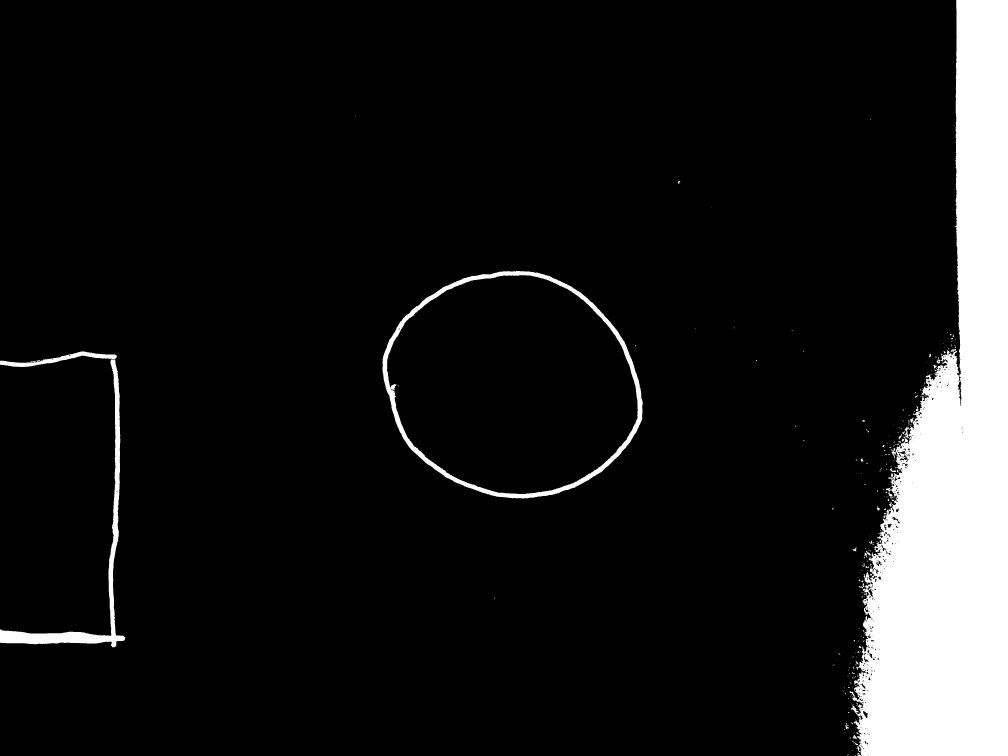
#> input picture Notebooks/processed_example_image.jpg, 4032 x 3024 px, given as the content of the folder sample_data, which was not available (shown at 1/4 size)
$ jupyter execute --allow-errors image_processing.ipynb   (shell and % lines are left out)   (text cells are left out)
#> lines starting #> are read from the running program, lines starting #| are printed output that depends on the picture; after the words box and inside, x2 and y2 are one past the last pixel; in counts of white or black regions, pixels touching at a corner belong together; pictures that were not available may be replaced by others from this repository, and a replacement may not be noted
[cell 1]
from pathlib import Path
from pathlib import PosixPath
import pyvips
from rich import pretty, print
import matplotlib.pyplot as plt
from PIL import Image, ImageShow
import numpy as np
import cv2 as cv
import math
from skimage.morphology import skeletonize

pretty.install()

[cell 2]
image_directory = Path("sample_data")
image_extensions = ['*.jpg', '*.JPG', '*.jpeg', '*.png', '*.bmp', '*.tiff']
image_files = []
for ext in image_extensions:
    image_files.extend(image_directory.glob(ext))
print(image_files)
print(type(image_files[0]))

[cell 3]
# Creating pyvips images from the directory of sample images: sample_data
# Store in a list: pyvips_images

pyvips_images = []
#> (the rest of this cell did not finish here and is left out)

#> (a cell that did not finish here is left out)

[cell 5]
processed_images = []

for image in pyvips_images:
    image = image.median(3)
    if image.hasalpha():
        image = image.flatten(background=[255])
    print(image.get_scale())
    image = image.colourspace('b-w')
    image = image < 127
    if image.bands > 1:
        image = image.extract_band(0)
    image = image.copy(interpretation='b-w')
    processed_images.append(image)

# Look at sample image
#> (the rest of this cell did not finish here and is left out)

[cell 6]
cv_sample_image = cv.imread(image_files[0])
#> cv_sample_image is the input picture: shape (3024, 4032, 3); min 0, max 255, mean 24.9
plt.imshow(cv_sample_image)
plt.show()

[cell 7]
# COnvert to greyscale
img = cv.cvtColor(cv_sample_image, cv.COLOR_BGR2GRAY)

# noise reduction
img = cv.GaussianBlur(img, (5,5), 1.4)

ret, img_thresholded = cv.threshold(img, 110, 255, cv.THRESH_BINARY)
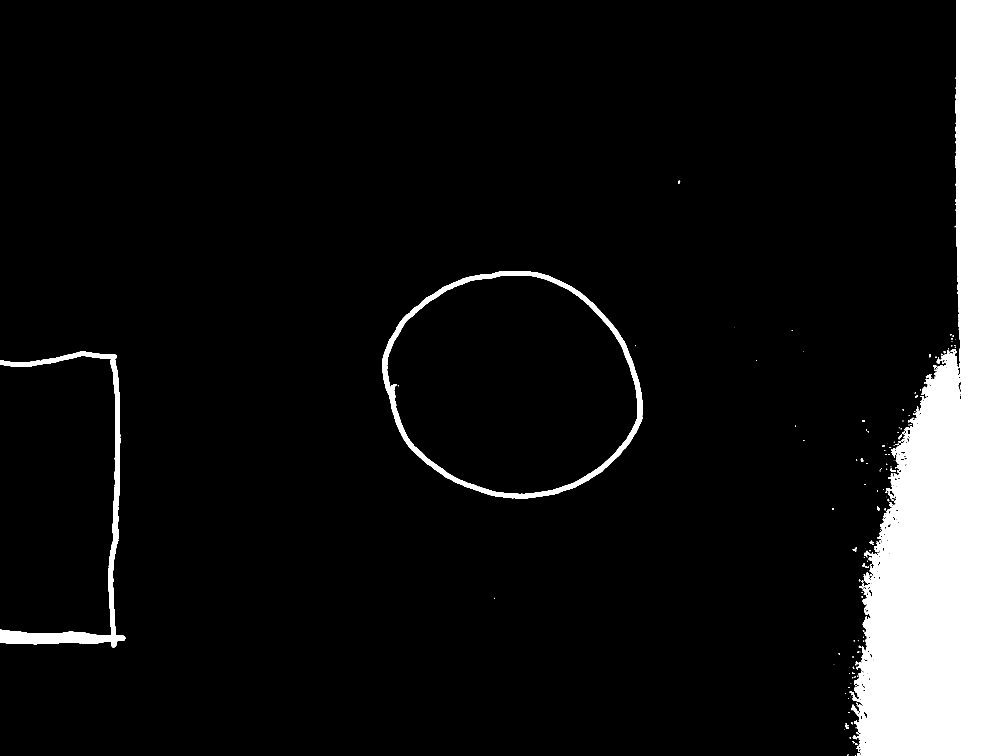
#> img_thresholded: shape (3024, 4032) (shown at 1/4 size); 9.8% white; 162 white regions (96 under 20 px), largest, box (x1, y1, x2, y2) and area: (3399, 0, 4032, 3024) 1084635, (1530, 1084, 2571, 1994) 55029, (0, 1406, 501, 2589) 48902
print(type(img_thresholded))

canny_edges = cv.Canny(img_thresholded, 50, 150)
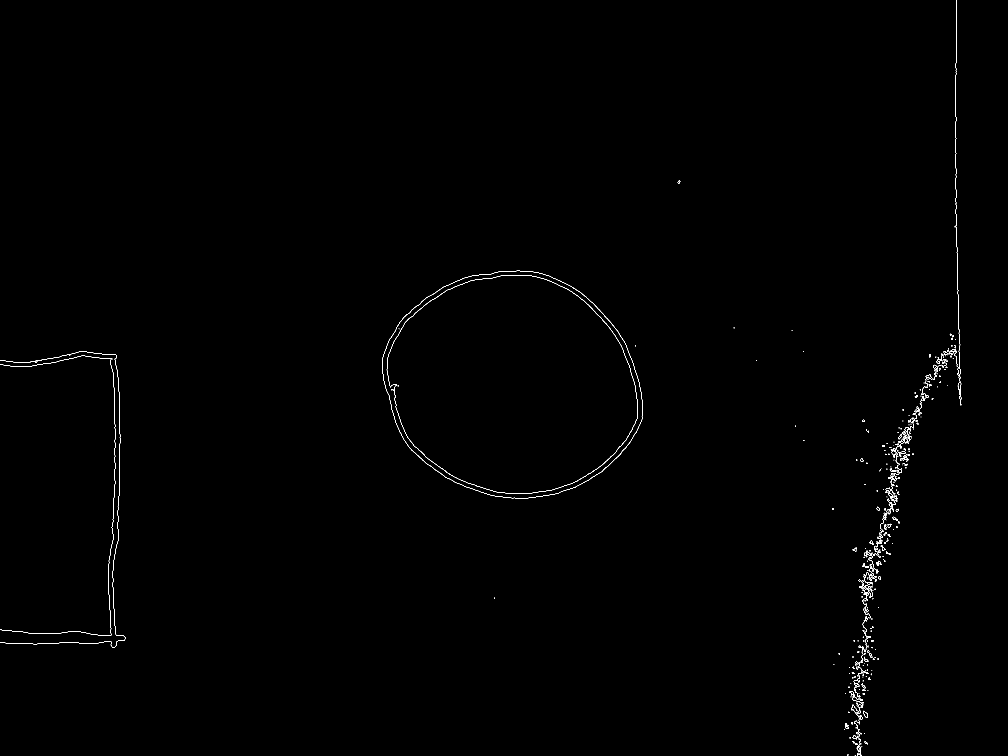
#> canny_edges: shape (3024, 4032) (shown at 1/4 size); 0.19% white in thin lines or dots

plt.figure(figsize=(12, 12))
plt.imshow(canny_edges, cmap="gray")
plt.axis('off')
plt.show()

[cell 8]
kernel = cv.getStructuringElement(cv.MORPH_ELLIPSE, (7,7))
dilated = cv.dilate(canny_edges, kernel, iterations=1)
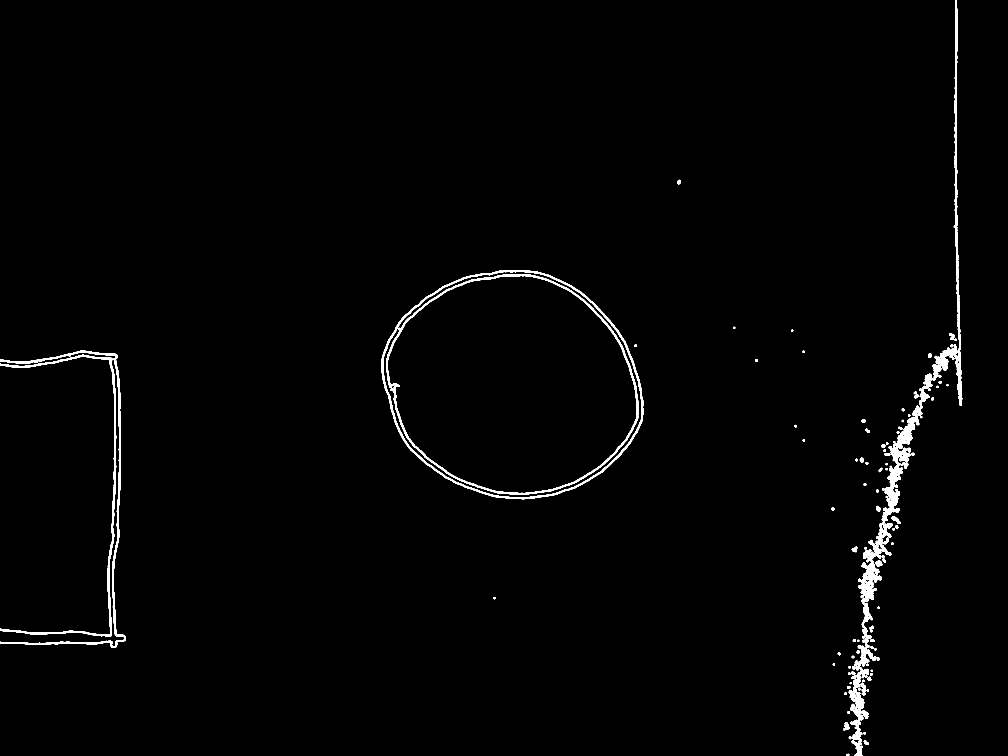
#> dilated: shape (3024, 4032) (shown at 1/4 size); 1.2% white; 110 white regions, largest, box (x1, y1, x2, y2) and area: (3395, 0, 3849, 3024) 62370, (1526, 1080, 2574, 1997) 21237, (1544, 1097, 2554, 1979) 20950
filled_strokes = cv.erode(dilated, kernel, iterations=1)
#> filled_strokes: shape (3024, 4032); 0.3% white; 158 white regions (86 under 20 px), largest, box (x1, y1, x2, y2) and area: (3398, 0, 3846, 3024) 21040, (1529, 1083, 2571, 1994) 3237, (1547, 1100, 2551, 1976) 3234

img_skeletonised = skeletonize(filled_strokes)
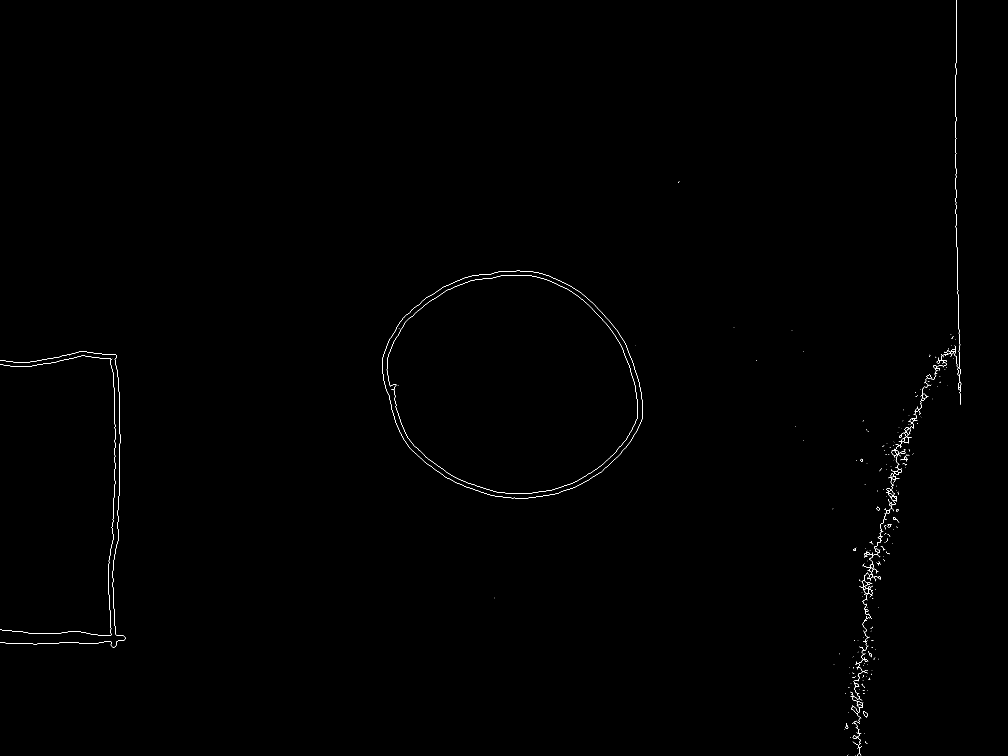
#> img_skeletonised: shape (3024, 4032) bool (shown at 1/4 size); 0.14% white in thin lines or dots
print(type(img_thresholded))
skeleton_uint8 = (img_skeletonised * 255).astype(np.uint8)
#> skeleton_uint8: shape (3024, 4032); 0.14% white in thin lines or dots

plt.figure(figsize=(12, 12))
plt.imshow(skeleton_uint8, cmap="gray")
plt.axis('off')
plt.show()

[cell 9]
# Calculate gradients
gx = cv.Sobel(np.float32(img), cv.CV_64F, 1, 0, 3)
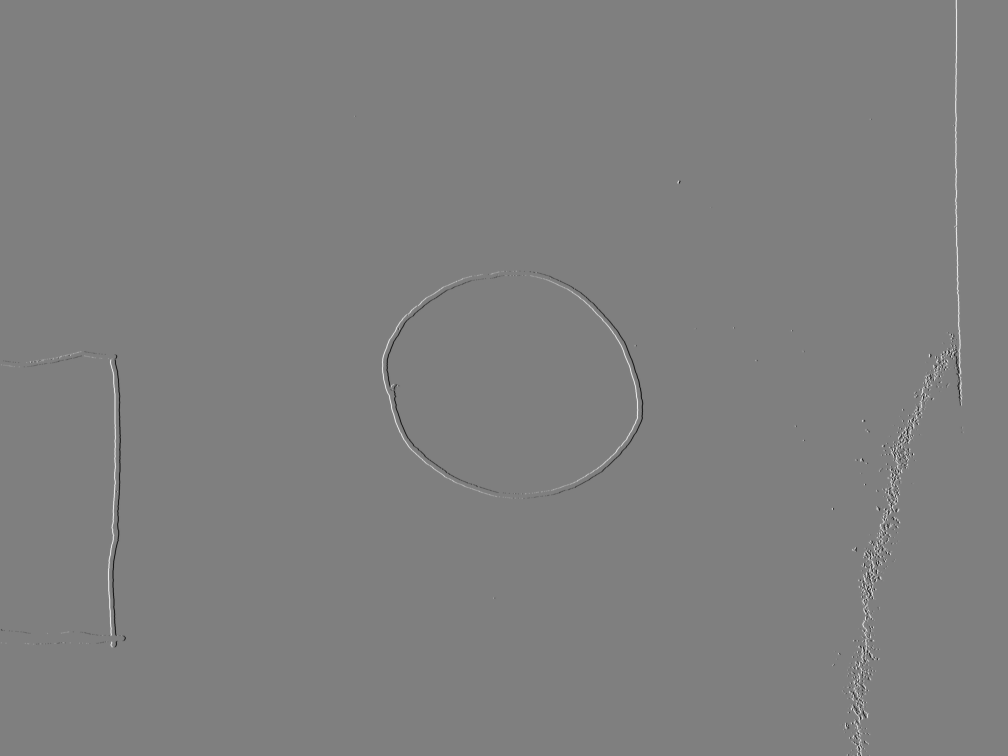
#> gx: shape (3024, 4032) float64 (shown at 1/4 size); min -554, max 554, mean 0.5; drawn with min black and max white
gy = cv.Sobel(np.float32(img), cv.CV_64F, 0, 1, 3)

mag, ang = cv.cartToPolar(gx, gy, angleInDegrees=True)
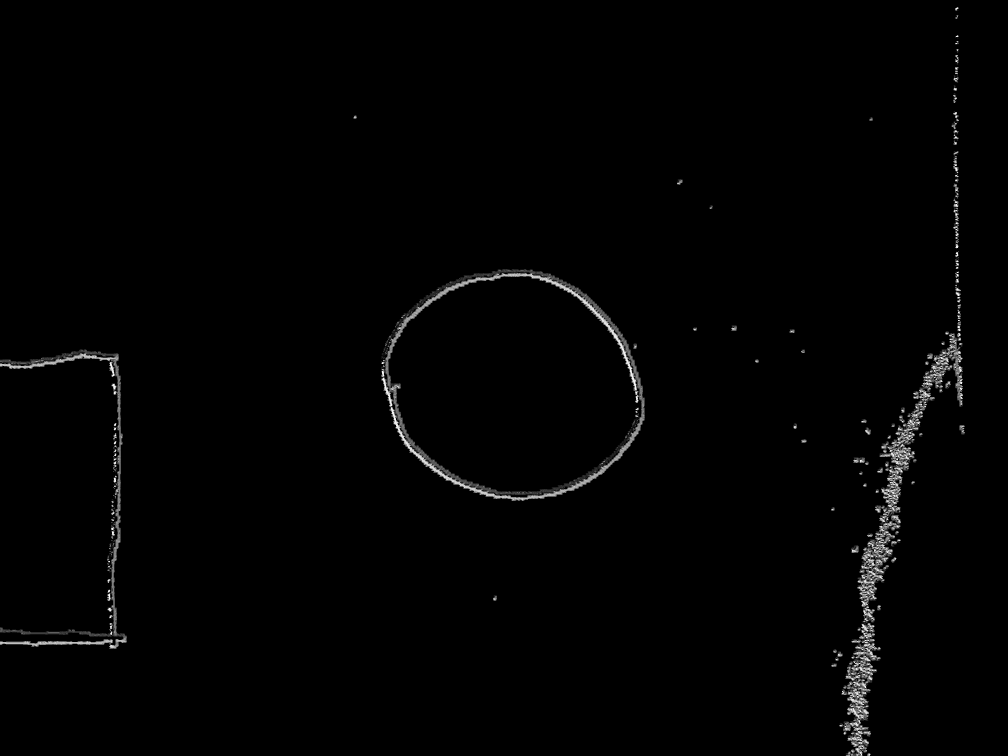
#> ang: shape (3024, 4032) float64 (shown at 1/4 size); min 0, max 359.9, mean 3.9; drawn with min black and max white

#setting min and max thresholds
mag_max = np.max(mag)
#> mag_max = 584.5
weak_th = mag_max * 0.1
#> weak_th = 58.45
strong_th = mag_max * 0.5
#> strong_th = 292.3

height, width = img.shape
#> height = 3024; width = 4032

for i_x in range(width):
    for i_y in range(height):
        grad_ang = ang[i_y, i_x]
        grad_ang = abs(grad_ang-180) if abs(grad_ang)>180 else abs(grad_ang)
        # selecting the neighbours of the target pixel
            # according to the gradient direction
            # In the x axis direction
        if grad_ang<= 22.5:
            neighb_1_x, neighb_1_y = i_x-1, i_y
            neighb_2_x, neighb_2_y = i_x + 1, i_y

        # top right (diagonal-1) direction
        elif grad_ang>22.5 and grad_ang<=(22.5 + 45):
            neighb_1_x, neighb_1_y = i_x-1, i_y-1
            neighb_2_x, neighb_2_y = i_x + 1, i_y + 1

        # In y-axis direction
        elif grad_ang>(22.5 + 45) and grad_ang<=(22.5 + 90):
            neighb_1_x, neighb_1_y = i_x, i_y-1
            neighb_2_x, neighb_2_y = i_x, i_y + 1

        # top left (diagonal-2) direction
        elif grad_ang>(22.5 + 90) and grad_ang<=(22.5 + 135):
            neighb_1_x, neighb_1_y = i_x-1, i_y + 1
            neighb_2_x, neighb_2_y = i_x + 1, i_y-1

        # Now it restarts the cycle
        elif grad_ang>(22.5 + 135) and grad_ang<=(22.5 + 180):
            neighb_1_x, neighb_1_y = i_x-1, i_y
            neighb_2_x, neighb_2_y = i_x + 1, i_y

        # Non-maximum suppression step
        if width>neighb_1_x>= 0 and height>neighb_1_y>= 0:
            if mag[i_y, i_x]<mag[neighb_1_y, neighb_1_x]:
                mag[i_y, i_x]= 0
                continue

        if width>neighb_2_x>= 0 and height>neighb_2_y>= 0:
            if mag[i_y, i_x]<mag[neighb_2_y, neighb_2_x]:
                mag[i_y, i_x]= 0

weak_ids = np.zeros_like(img)
strong_ids = np.zeros_like(img)
ids = np.zeros_like(img)

# double thresholding step
for i_x in range(width):
    for i_y in range(height):

        grad_mag = mag[i_y, i_x]

        if grad_mag<weak_th:
            mag[i_y, i_x]= 0
        elif strong_th>grad_mag>= weak_th:
            ids[i_y, i_x]= 1
        else:
            ids[i_y, i_x]= 2

edges = np.zeros_like(mag, dtype=np.uint8)

for i_x in range(width):
    for i_y in range(height):
        if ids[i_y, i_x] == 2:  # strong
            edges[i_y, i_x] = 255
        elif ids[i_y, i_x] == 1:  # weak
            # Optional: Include edge connectivity logic here (e.g., hysteresis)
            edges[i_y, i_x] = 0  # or 255 if connected to strong
        else:
            edges[i_y, i_x] = 0
